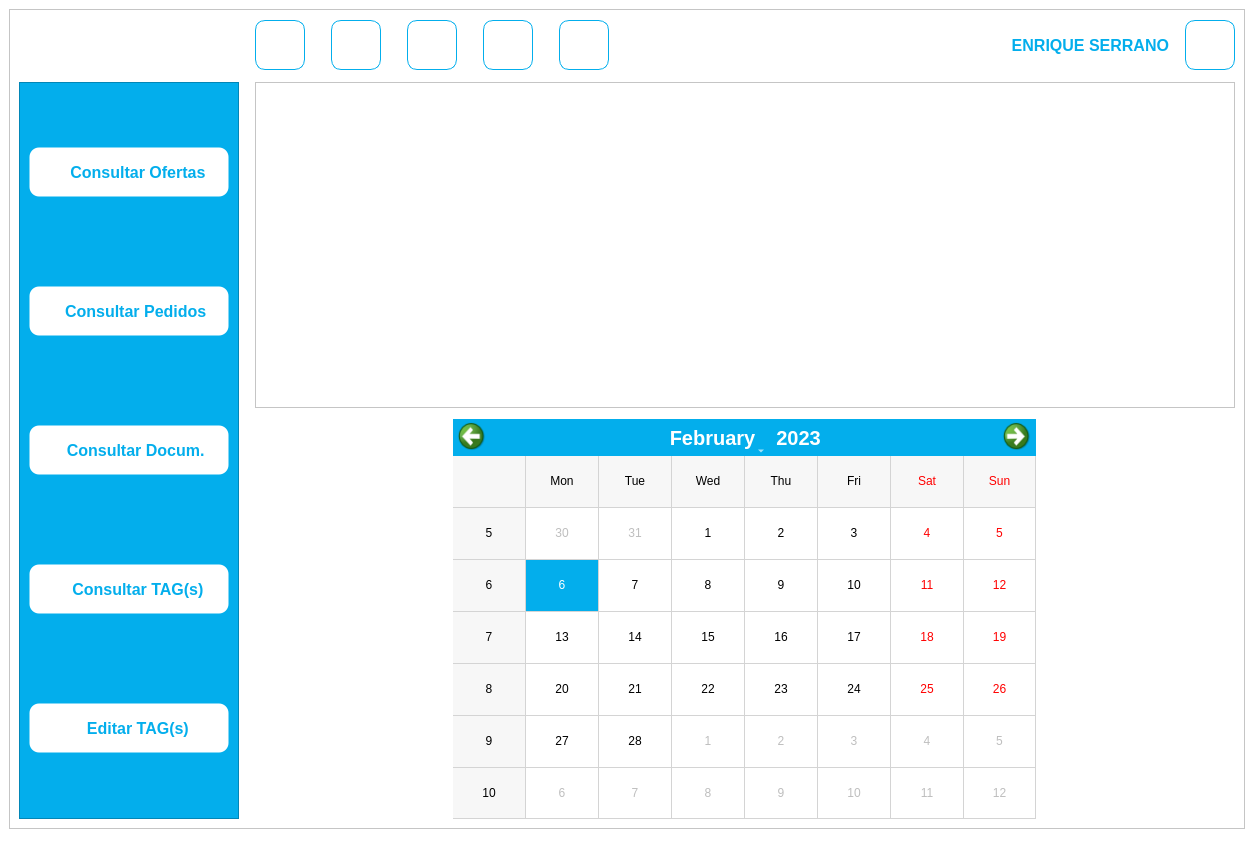
<?xml version="1.0" encoding="UTF-8"?>
<ui version="4.0">
 <class>App_Master</class>
 <widget class="QMainWindow" name="App_Master">
  <property name="geometry">
   <rect>
    <x>0</x>
    <y>0</y>
    <width>1254</width>
    <height>860</height>
   </rect>
  </property>
  <property name="minimumSize">
   <size>
    <width>945</width>
    <height>860</height>
   </size>
  </property>
  <property name="windowTitle">
   <string>ERP EIPSA</string>
  </property>
  <property name="windowIcon">
   <iconset>
    <normaloff>//nas01/DATOS/Comunes/EIPSA-ERP/Resources/Iconos/icon.ico</normaloff>//nas01/DATOS/Comunes/EIPSA-ERP/Resources/Iconos/icon.ico</iconset>
  </property>
  <property name="styleSheet">
   <string notr="true">background-color: rgb(255, 255, 255);</string>
  </property>
  <widget class="QWidget" name="centralwidget">
   <layout class="QGridLayout" name="gridLayout_2">
    <item row="0" column="0">
     <widget class="QFrame" name="frame">
      <property name="frameShape">
       <enum>QFrame::StyledPanel</enum>
      </property>
      <property name="frameShadow">
       <enum>QFrame::Raised</enum>
      </property>
      <layout class="QGridLayout" name="gridLayout">
       <item row="3" column="0">
        <layout class="QVBoxLayout" name="FrameApp">
         <item>
          <layout class="QHBoxLayout" name="Header">
           <property name="topMargin">
            <number>0</number>
           </property>
           <item>
            <widget class="QLabel" name="LogoIcon">
             <property name="minimumSize">
              <size>
               <width>220</width>
               <height>52</height>
              </size>
             </property>
             <property name="maximumSize">
              <size>
               <width>220</width>
               <height>52</height>
              </size>
             </property>
             <property name="text">
              <string/>
             </property>
             <property name="pixmap">
              <pixmap>//nas01/DATOS/Comunes/EIPSA-ERP/Resources/Iconos/Logo.ico</pixmap>
             </property>
             <property name="scaledContents">
              <bool>true</bool>
             </property>
            </widget>
           </item>
           <item>
            <spacer name="hSpacer1">
             <property name="orientation">
              <enum>Qt::Horizontal</enum>
             </property>
             <property name="sizeType">
              <enum>QSizePolicy::Fixed</enum>
             </property>
             <property name="sizeHint" stdset="0">
              <size>
               <width>10</width>
               <height>20</height>
              </size>
             </property>
            </spacer>
           </item>
           <item>
            <widget class="QPushButton" name="Button_Users">
             <property name="minimumSize">
              <size>
               <width>50</width>
               <height>50</height>
              </size>
             </property>
             <property name="maximumSize">
              <size>
               <width>50</width>
               <height>50</height>
              </size>
             </property>
             <property name="cursor">
              <cursorShape>PointingHandCursor</cursorShape>
             </property>
             <property name="toolTip">
              <string>Editar Usuarios</string>
             </property>
             <property name="styleSheet">
              <string notr="true">QPushButton{
	border: 1px solid transparent;
	border-color: rgb(3, 174, 236);
	box-sizing: border-box;
	background-color: rgb(255, 255, 255);
	border-radius: 10px;
}

QPushButton:hover{
	border: 1px solid transparent;
	border-color: rgb(0, 0, 0);
	color: rgb(0,0,0);
	box-sizing: border-box;
	background-color: rgb(255, 255, 255);
	border-radius: 10px;
}

QPushButton:pressed{
	border: 1px solid transparent;
	border-color: rgb(0, 0, 0);
	color: rgb(0,0,0);
	box-sizing: border-box;
	background-color: rgb(200, 200, 200);
	border-radius: 10px;
}</string>
             </property>
             <property name="text">
              <string/>
             </property>
             <property name="icon">
              <iconset>
               <normaloff>//nas01/DATOS/Comunes/EIPSA-ERP/Resources/Iconos/User_Edit.png</normaloff>//nas01/DATOS/Comunes/EIPSA-ERP/Resources/Iconos/User_Edit.png</iconset>
             </property>
             <property name="iconSize">
              <size>
               <width>40</width>
               <height>40</height>
              </size>
             </property>
            </widget>
           </item>
           <item>
            <spacer name="hSpacer2">
             <property name="orientation">
              <enum>Qt::Horizontal</enum>
             </property>
             <property name="sizeType">
              <enum>QSizePolicy::Fixed</enum>
             </property>
             <property name="sizeHint" stdset="0">
              <size>
               <width>20</width>
               <height>20</height>
              </size>
             </property>
            </spacer>
           </item>
           <item>
            <widget class="QPushButton" name="Button_DBEdit">
             <property name="minimumSize">
              <size>
               <width>50</width>
               <height>50</height>
              </size>
             </property>
             <property name="maximumSize">
              <size>
               <width>50</width>
               <height>50</height>
              </size>
             </property>
             <property name="cursor">
              <cursorShape>PointingHandCursor</cursorShape>
             </property>
             <property name="toolTip">
              <string>Editar BBDD</string>
             </property>
             <property name="styleSheet">
              <string notr="true">QPushButton{
	border: 1px solid transparent;
	border-color: rgb(3, 174, 236);
	box-sizing: border-box;
	background-color: rgb(255, 255, 255);
	border-radius: 10px;
}

QPushButton:hover{
	border: 1px solid transparent;
	border-color: rgb(0, 0, 0);
	color: rgb(0,0,0);
	box-sizing: border-box;
	background-color: rgb(255, 255, 255);
	border-radius: 10px;
}

QPushButton:pressed{
	border: 1px solid transparent;
	border-color: rgb(0, 0, 0);
	color: rgb(0,0,0);
	box-sizing: border-box;
	background-color: rgb(200, 200, 200);
	border-radius: 10px;
}</string>
             </property>
             <property name="text">
              <string/>
             </property>
             <property name="icon">
              <iconset>
               <normaloff>//nas01/DATOS/Comunes/EIPSA-ERP/Resources/Iconos/Database_Admin.png</normaloff>//nas01/DATOS/Comunes/EIPSA-ERP/Resources/Iconos/Database_Admin.png</iconset>
             </property>
             <property name="iconSize">
              <size>
               <width>40</width>
               <height>40</height>
              </size>
             </property>
            </widget>
           </item>
           <item>
            <spacer name="hSpacer3">
             <property name="orientation">
              <enum>Qt::Horizontal</enum>
             </property>
             <property name="sizeType">
              <enum>QSizePolicy::Fixed</enum>
             </property>
             <property name="sizeHint" stdset="0">
              <size>
               <width>20</width>
               <height>20</height>
              </size>
             </property>
            </spacer>
           </item>
           <item>
            <widget class="QPushButton" name="Button_DBImport">
             <property name="minimumSize">
              <size>
               <width>50</width>
               <height>50</height>
              </size>
             </property>
             <property name="maximumSize">
              <size>
               <width>50</width>
               <height>50</height>
              </size>
             </property>
             <property name="styleSheet">
              <string notr="true">QPushButton{
	border: 1px solid transparent;
	border-color: rgb(3, 174, 236);
	box-sizing: border-box;
	background-color: rgb(255, 255, 255);
	border-radius: 10px;
}

QPushButton:hover{
	border: 1px solid transparent;
	border-color: rgb(0, 0, 0);
	color: rgb(0,0,0);
	box-sizing: border-box;
	background-color: rgb(255, 255, 255);
	border-radius: 10px;
}

QPushButton:pressed{
	border: 1px solid transparent;
	border-color: rgb(0, 0, 0);
	color: rgb(0,0,0);
	box-sizing: border-box;
	background-color: rgb(200, 200, 200);
	border-radius: 10px;
}</string>
             </property>
             <property name="text">
              <string/>
             </property>
             <property name="icon">
              <iconset>
               <normaloff>//nas01/DATOS/Comunes/EIPSA-ERP/Resources/Iconos/Database_Import.png</normaloff>//nas01/DATOS/Comunes/EIPSA-ERP/Resources/Iconos/Database_Import.png</iconset>
             </property>
             <property name="iconSize">
              <size>
               <width>40</width>
               <height>40</height>
              </size>
             </property>
            </widget>
           </item>
           <item>
            <spacer name="hSpacer4">
             <property name="orientation">
              <enum>Qt::Horizontal</enum>
             </property>
             <property name="sizeType">
              <enum>QSizePolicy::Fixed</enum>
             </property>
             <property name="sizeHint" stdset="0">
              <size>
               <width>20</width>
               <height>20</height>
              </size>
             </property>
            </spacer>
           </item>
           <item>
            <widget class="QPushButton" name="Button_DBChanges">
             <property name="minimumSize">
              <size>
               <width>50</width>
               <height>50</height>
              </size>
             </property>
             <property name="maximumSize">
              <size>
               <width>50</width>
               <height>50</height>
              </size>
             </property>
             <property name="cursor">
              <cursorShape>PointingHandCursor</cursorShape>
             </property>
             <property name="toolTip">
              <string>Tablas De Cambios</string>
             </property>
             <property name="styleSheet">
              <string notr="true">QPushButton{
	border: 1px solid transparent;
	border-color: rgb(3, 174, 236);
	box-sizing: border-box;
	background-color: rgb(255, 255, 255);
	border-radius: 10px;
}

QPushButton:hover{
	border: 1px solid transparent;
	border-color: rgb(0, 0, 0);
	color: rgb(0,0,0);
	box-sizing: border-box;
	background-color: rgb(255, 255, 255);
	border-radius: 10px;
}

QPushButton:pressed{
	border: 1px solid transparent;
	border-color: rgb(0, 0, 0);
	color: rgb(0,0,0);
	box-sizing: border-box;
	background-color: rgb(200, 200, 200);
	border-radius: 10px;
}</string>
             </property>
             <property name="text">
              <string/>
             </property>
             <property name="icon">
              <iconset>
               <normaloff>//nas01/DATOS/Comunes/EIPSA-ERP/Resources/Iconos/Database_Changes.png</normaloff>//nas01/DATOS/Comunes/EIPSA-ERP/Resources/Iconos/Database_Changes.png</iconset>
             </property>
             <property name="iconSize">
              <size>
               <width>40</width>
               <height>40</height>
              </size>
             </property>
            </widget>
           </item>
           <item>
            <spacer name="horizontalSpacer">
             <property name="orientation">
              <enum>Qt::Horizontal</enum>
             </property>
             <property name="sizeType">
              <enum>QSizePolicy::Fixed</enum>
             </property>
             <property name="sizeHint" stdset="0">
              <size>
               <width>20</width>
               <height>20</height>
              </size>
             </property>
            </spacer>
           </item>
           <item>
            <widget class="QPushButton" name="Button_NewTask">
             <property name="minimumSize">
              <size>
               <width>50</width>
               <height>50</height>
              </size>
             </property>
             <property name="maximumSize">
              <size>
               <width>50</width>
               <height>50</height>
              </size>
             </property>
             <property name="cursor">
              <cursorShape>PointingHandCursor</cursorShape>
             </property>
             <property name="toolTip">
              <string>Crear Tarea</string>
             </property>
             <property name="styleSheet">
              <string notr="true">QPushButton{
	border: 1px solid transparent;
	border-color: rgb(3, 174, 236);
	box-sizing: border-box;
	background-color: rgb(255, 255, 255);
	border-radius: 10px;
}

QPushButton:hover{
	border: 1px solid transparent;
	border-color: rgb(0, 0, 0);
	color: rgb(0,0,0);
	box-sizing: border-box;
	background-color: rgb(255, 255, 255);
	border-radius: 10px;
}

QPushButton:pressed{
	border: 1px solid transparent;
	border-color: rgb(0, 0, 0);
	color: rgb(0,0,0);
	box-sizing: border-box;
	background-color: rgb(200, 200, 200);
	border-radius: 10px;
}</string>
             </property>
             <property name="text">
              <string/>
             </property>
             <property name="icon">
              <iconset>
               <normaloff>//nas01/DATOS/Comunes/EIPSA-ERP/Resources/Iconos/Task_New.png</normaloff>//nas01/DATOS/Comunes/EIPSA-ERP/Resources/Iconos/Task_New.png</iconset>
             </property>
             <property name="iconSize">
              <size>
               <width>40</width>
               <height>40</height>
              </size>
             </property>
            </widget>
           </item>
           <item>
            <spacer name="hSpacer9">
             <property name="orientation">
              <enum>Qt::Horizontal</enum>
             </property>
             <property name="sizeHint" stdset="0">
              <size>
               <width>40</width>
               <height>20</height>
              </size>
             </property>
            </spacer>
           </item>
           <item>
            <widget class="QLabel" name="HeaderName">
             <property name="font">
              <font>
               <pointsize>12</pointsize>
               <bold>true</bold>
              </font>
             </property>
             <property name="styleSheet">
              <string notr="true">color:rgb(3, 174, 236)</string>
             </property>
             <property name="text">
              <string>ENRIQUE SERRANO</string>
             </property>
             <property name="alignment">
              <set>Qt::AlignRight|Qt::AlignTrailing|Qt::AlignVCenter</set>
             </property>
            </widget>
           </item>
           <item>
            <spacer name="hSpacer10">
             <property name="orientation">
              <enum>Qt::Horizontal</enum>
             </property>
             <property name="sizeType">
              <enum>QSizePolicy::Fixed</enum>
             </property>
             <property name="sizeHint" stdset="0">
              <size>
               <width>10</width>
               <height>20</height>
              </size>
             </property>
            </spacer>
           </item>
           <item>
            <widget class="QPushButton" name="Button_Profile">
             <property name="minimumSize">
              <size>
               <width>50</width>
               <height>50</height>
              </size>
             </property>
             <property name="maximumSize">
              <size>
               <width>50</width>
               <height>50</height>
              </size>
             </property>
             <property name="styleSheet">
              <string notr="true">QPushButton{
	border: 1px solid transparent;
	border-color: rgb(3, 174, 236);
	box-sizing: border-box;
	background-color: rgb(255, 255, 255);
	border-radius: 10px;
}

QPushButton:hover{
	border: 1px solid transparent;
	border-color: rgb(0, 0, 0);
	color: rgb(0,0,0);
	box-sizing: border-box;
	background-color: rgb(255, 255, 255);
	border-radius: 10px;
}

QPushButton:pressed{
	border: 1px solid transparent;
	border-color: rgb(0, 0, 0);
	color: rgb(0,0,0);
	box-sizing: border-box;
	background-color: rgb(200, 200, 200);
	border-radius: 10px;
}</string>
             </property>
             <property name="text">
              <string/>
             </property>
             <property name="icon">
              <iconset>
               <normaloff>//nas01/DATOS/Comunes/EIPSA-ERP/Resources/Iconos/User.png</normaloff>//nas01/DATOS/Comunes/EIPSA-ERP/Resources/Iconos/User.png</iconset>
             </property>
             <property name="iconSize">
              <size>
               <width>40</width>
               <height>40</height>
              </size>
             </property>
            </widget>
           </item>
          </layout>
         </item>
         <item>
          <spacer name="vSpacer1">
           <property name="orientation">
            <enum>Qt::Vertical</enum>
           </property>
           <property name="sizeType">
            <enum>QSizePolicy::Fixed</enum>
           </property>
           <property name="sizeHint" stdset="0">
            <size>
             <width>20</width>
             <height>5</height>
            </size>
           </property>
          </spacer>
         </item>
         <item>
          <layout class="QHBoxLayout" name="PrincipalScreen">
           <item>
            <widget class="QFrame" name="ButtonFrame">
             <property name="minimumSize">
              <size>
               <width>220</width>
               <height>0</height>
              </size>
             </property>
             <property name="maximumSize">
              <size>
               <width>220</width>
               <height>16777215</height>
              </size>
             </property>
             <property name="autoFillBackground">
              <bool>false</bool>
             </property>
             <property name="styleSheet">
              <string notr="true">QFrame{
	background-color: rgb(3, 174, 236);
}

QPushButton{
	border: 1px solid transparent;
	color: rgb(3, 174, 236);
	box-sizing: border-box;
	background-color: rgb(255, 255, 255);
	border-radius: 10px;
}

QPushButton:hover{
	border: 1px solid transparent;
	border-color: rgb(0, 0, 0);
	color: rgb(0,0,0);
	box-sizing: border-box;
	background-color: rgb(255, 255, 255);
	border-radius: 10px;
}

QPushButton:pressed{
	border: 1px solid transparent;
	border-color: rgb(0, 0, 0);
	color: rgb(0,0,0);
	box-sizing: border-box;
	background-color: rgb(200, 200, 200);
	border-radius: 10px;
}</string>
             </property>
             <property name="frameShape">
              <enum>QFrame::StyledPanel</enum>
             </property>
             <property name="frameShadow">
              <enum>QFrame::Raised</enum>
             </property>
             <layout class="QVBoxLayout" name="verticalLayout_3">
              <property name="spacing">
               <number>25</number>
              </property>
              <property name="leftMargin">
               <number>9</number>
              </property>
              <property name="topMargin">
               <number>0</number>
              </property>
              <property name="bottomMargin">
               <number>0</number>
              </property>
              <item>
               <widget class="QPushButton" name="Button_QueryOffer">
                <property name="minimumSize">
                 <size>
                  <width>200</width>
                  <height>50</height>
                 </size>
                </property>
                <property name="maximumSize">
                 <size>
                  <width>200</width>
                  <height>50</height>
                 </size>
                </property>
                <property name="font">
                 <font>
                  <pointsize>12</pointsize>
                  <bold>true</bold>
                 </font>
                </property>
                <property name="cursor">
                 <cursorShape>PointingHandCursor</cursorShape>
                </property>
                <property name="text">
                 <string>    Consultar Ofertas</string>
                </property>
                <property name="icon">
                 <iconset>
                  <normaloff>//nas01/DATOS/Comunes/EIPSA-ERP/Resources/Iconos/Offer_Search.png</normaloff>//nas01/DATOS/Comunes/EIPSA-ERP/Resources/Iconos/Offer_Search.png</iconset>
                </property>
                <property name="iconSize">
                 <size>
                  <width>40</width>
                  <height>40</height>
                 </size>
                </property>
               </widget>
              </item>
              <item>
               <widget class="QPushButton" name="Button_QueryOrder">
                <property name="minimumSize">
                 <size>
                  <width>200</width>
                  <height>50</height>
                 </size>
                </property>
                <property name="maximumSize">
                 <size>
                  <width>200</width>
                  <height>50</height>
                 </size>
                </property>
                <property name="font">
                 <font>
                  <pointsize>12</pointsize>
                  <bold>true</bold>
                 </font>
                </property>
                <property name="cursor">
                 <cursorShape>PointingHandCursor</cursorShape>
                </property>
                <property name="text">
                 <string>   Consultar Pedidos</string>
                </property>
                <property name="icon">
                 <iconset>
                  <normaloff>//nas01/DATOS/Comunes/EIPSA-ERP/Resources/Iconos/Order_Search.png</normaloff>//nas01/DATOS/Comunes/EIPSA-ERP/Resources/Iconos/Order_Search.png</iconset>
                </property>
                <property name="iconSize">
                 <size>
                  <width>40</width>
                  <height>40</height>
                 </size>
                </property>
               </widget>
              </item>
              <item>
               <widget class="QPushButton" name="Button_QueryDoc">
                <property name="minimumSize">
                 <size>
                  <width>200</width>
                  <height>50</height>
                 </size>
                </property>
                <property name="maximumSize">
                 <size>
                  <width>200</width>
                  <height>50</height>
                 </size>
                </property>
                <property name="font">
                 <font>
                  <pointsize>12</pointsize>
                  <bold>true</bold>
                 </font>
                </property>
                <property name="cursor">
                 <cursorShape>PointingHandCursor</cursorShape>
                </property>
                <property name="text">
                 <string>   Consultar Docum.</string>
                </property>
                <property name="icon">
                 <iconset>
                  <normaloff>//nas01/DATOS/Comunes/EIPSA-ERP/Resources/Iconos/Documents_Search.png</normaloff>//nas01/DATOS/Comunes/EIPSA-ERP/Resources/Iconos/Documents_Search.png</iconset>
                </property>
                <property name="iconSize">
                 <size>
                  <width>40</width>
                  <height>40</height>
                 </size>
                </property>
               </widget>
              </item>
              <item>
               <widget class="QPushButton" name="Button_QueryTag">
                <property name="minimumSize">
                 <size>
                  <width>200</width>
                  <height>50</height>
                 </size>
                </property>
                <property name="maximumSize">
                 <size>
                  <width>200</width>
                  <height>50</height>
                 </size>
                </property>
                <property name="font">
                 <font>
                  <pointsize>12</pointsize>
                  <bold>true</bold>
                 </font>
                </property>
                <property name="cursor">
                 <cursorShape>PointingHandCursor</cursorShape>
                </property>
                <property name="text">
                 <string>    Consultar TAG(s)</string>
                </property>
                <property name="icon">
                 <iconset>
                  <normaloff>//nas01/DATOS/Comunes/EIPSA-ERP/Resources/Iconos/TAG_Search.png</normaloff>//nas01/DATOS/Comunes/EIPSA-ERP/Resources/Iconos/TAG_Search.png</iconset>
                </property>
                <property name="iconSize">
                 <size>
                  <width>40</width>
                  <height>40</height>
                 </size>
                </property>
               </widget>
              </item>
              <item>
               <widget class="QPushButton" name="Button_EditTag">
                <property name="minimumSize">
                 <size>
                  <width>200</width>
                  <height>50</height>
                 </size>
                </property>
                <property name="maximumSize">
                 <size>
                  <width>200</width>
                  <height>50</height>
                 </size>
                </property>
                <property name="font">
                 <font>
                  <pointsize>12</pointsize>
                  <bold>true</bold>
                 </font>
                </property>
                <property name="cursor">
                 <cursorShape>PointingHandCursor</cursorShape>
                </property>
                <property name="text">
                 <string>    Editar TAG(s)</string>
                </property>
                <property name="icon">
                 <iconset>
                  <normaloff>//nas01/DATOS/Comunes/EIPSA-ERP/Resources/Iconos/TAG_Edit.png</normaloff>//nas01/DATOS/Comunes/EIPSA-ERP/Resources/Iconos/TAG_Edit.png</iconset>
                </property>
                <property name="iconSize">
                 <size>
                  <width>40</width>
                  <height>40</height>
                 </size>
                </property>
               </widget>
              </item>
             </layout>
            </widget>
           </item>
           <item>
            <spacer name="hSpacerButton">
             <property name="orientation">
              <enum>Qt::Horizontal</enum>
             </property>
             <property name="sizeType">
              <enum>QSizePolicy::Fixed</enum>
             </property>
             <property name="sizeHint" stdset="0">
              <size>
               <width>10</width>
               <height>20</height>
              </size>
             </property>
            </spacer>
           </item>
           <item>
            <layout class="QVBoxLayout" name="MainLayout">
             <item>
              <widget class="QTableWidget" name="tableMaster">
               <property name="minimumSize">
                <size>
                 <width>650</width>
                 <height>280</height>
                </size>
               </property>
               <property name="sortingEnabled">
                <bool>true</bool>
               </property>
               <attribute name="verticalHeaderVisible">
                <bool>false</bool>
               </attribute>
              </widget>
             </item>
             <item>
              <spacer name="vSpacer2">
               <property name="orientation">
                <enum>Qt::Vertical</enum>
               </property>
               <property name="sizeType">
                <enum>QSizePolicy::Fixed</enum>
               </property>
               <property name="sizeHint" stdset="0">
                <size>
                 <width>20</width>
                 <height>5</height>
                </size>
               </property>
              </spacer>
             </item>
             <item>
              <layout class="QHBoxLayout" name="BottomLayout">
               <property name="topMargin">
                <number>0</number>
               </property>
               <item>
                <widget class="QCalendarWidget" name="Calendar">
                 <property name="enabled">
                  <bool>true</bool>
                 </property>
                 <property name="sizePolicy">
                  <sizepolicy hsizetype="Preferred" vsizetype="Preferred">
                   <horstretch>0</horstretch>
                   <verstretch>0</verstretch>
                  </sizepolicy>
                 </property>
                 <property name="minimumSize">
                  <size>
                   <width>200</width>
                   <height>400</height>
                  </size>
                 </property>
                 <property name="maximumSize">
                  <size>
                   <width>583</width>
                   <height>400</height>
                  </size>
                 </property>
                 <property name="cursor">
                  <cursorShape>ArrowCursor</cursorShape>
                 </property>
                 <property name="styleSheet">
                  <string notr="true">QCalendarWidget QWidget{
background-color: rgb(3, 174, 236);
}

QCalendarWidget QTableView{
	background-color: white;
}

QCalendarWidget QToolButton {
	color: white;
	font-size:20px;
	icon-size:30px,30px;
	background-color:rgb(3, 174, 236);
}

QCalendarWidget QToolButton::hover {
	background-color : #019ad2;
}

QCalendarWidget QToolButton::pressed {
	background-color: rgb(1, 140, 190);
	border: 3px solid;
	border-color: rgb(255, 255, 255);
}

QCalendarWidget QSpinBox{
	background-color: rgb(255, 255, 255);
	border: 2px solid;
	border-color: rgb(3,174, 236);
}

QCalendarWidget QAbstractItemView:enabled{
	selection-background-color: rgb(3, 174, 236);
	selection-color: white;
	selection-font-weight: bold;
}

#qt_calendar_prevmonth {
    qproperty-icon: url(//nas01/DATOS/Comunes/EIPSA-ERP/Resources/Iconos/back_arrow.png);
}
#qt_calendar_nextmonth {
    qproperty-icon: url(//nas01/DATOS/Comunes/EIPSA-ERP/Resources/Iconos/forward_arrow.png);
}</string>
                 </property>
                 <property name="selectedDate">
                  <date>
                   <year>2023</year>
                   <month>2</month>
                   <day>6</day>
                  </date>
                 </property>
                 <property name="gridVisible">
                  <bool>true</bool>
                 </property>
                 <property name="navigationBarVisible">
                  <bool>true</bool>
                 </property>
                 <property name="dateEditEnabled">
                  <bool>true</bool>
                 </property>
                </widget>
               </item>
              </layout>
             </item>
            </layout>
           </item>
          </layout>
         </item>
        </layout>
       </item>
      </layout>
     </widget>
    </item>
   </layout>
  </widget>
  <widget class="QMenuBar" name="menubar">
   <property name="geometry">
    <rect>
     <x>0</x>
     <y>0</y>
     <width>1254</width>
     <height>22</height>
    </rect>
   </property>
  </widget>
  <widget class="QStatusBar" name="statusbar"/>
 </widget>
 <resources/>
 <connections/>
</ui>
